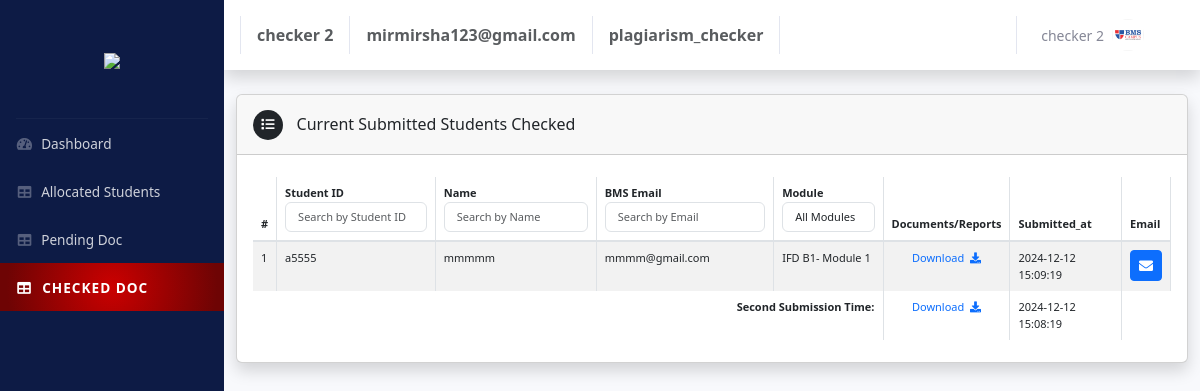
The page /checker/report_submitted_students_checked.php (signed in) on the database as committed earlier.
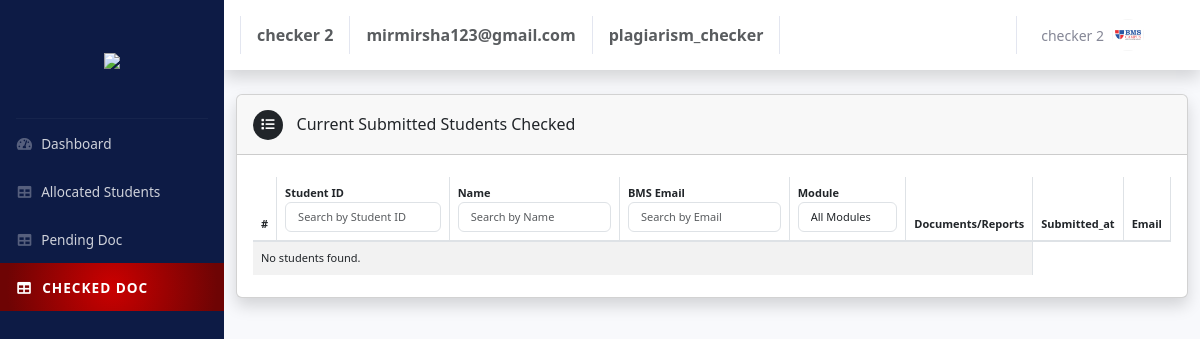
The same page on the database as committed later.
### tables this page shows
CREATE TABLE `student_submitted_form` (
  `id` int(11) NOT NULL,
  `student_id` varchar(255) NOT NULL,
  `date_of_birth` date NOT NULL,
  `name_full` varchar(255) NOT NULL,
  `bms_email` varchar(255) NOT NULL,
  `phone_number` varchar(20) NOT NULL,
  `program_id` varchar(50) NOT NULL,
  `batch_id` varchar(50) NOT NULL,
  `module_id` varchar(50) NOT NULL,
  `Documents` varchar(255) DEFAULT NULL,
  `Documents_1` varchar(255) DEFAULT NULL,
  `Documents_2` varchar(255) DEFAULT NULL,
  `doc_status` varchar(25) NOT NULL DEFAULT 'submitted',
  `attempt` int(10) NOT NULL,
  `submitted_at` datetime NOT NULL DEFAULT current_timestamp(),
  `submitted_at_2nd_time` datetime DEFAULT NULL,
  `submitted_at_3rd_time` datetime DEFAULT NULL,
  `checker_id` int(10) DEFAULT NULL,
  `checker_downlaoded_at` datetime DEFAULT NULL,
  `checked_status` varchar(30) NOT NULL DEFAULT 'pending'
);

CREATE TABLE `module_table` (
  `id` int(11) NOT NULL,
  `module_name` varchar(200) NOT NULL,
  `program_id` int(5) NOT NULL,
  `batch_id` int(11) NOT NULL,
  `deadline` date DEFAULT NULL
);

### checker/report_submitted_students_checked.php (the view, shortened to what the changed rows need)
<?php
include("../database/connection.php");
include("includes/header.php");
$checker_id = $_SESSION['id'];
$sql = "SELECT ssf.*, mt.module_name FROM student_submitted_form ssf INNER JOIN module_table mt ON ssf.module_id = mt.id WHERE ssf.checker_id = ? AND ssf.checked_status = 'checked'";
$stmt = $conn->prepare($sql);
$stmt->bind_param("s", $checker_id);
$stmt->execute();
$result = $stmt->get_result();
$students = $result->fetch_all(MYSQLI_ASSOC);
?>
<div id="wrapper">
    <?php include("nav.php"); ?>
    <div id="content-wrapper" class="d-flex flex-column">
        <div id="content">
            <link href="https://cdnjs.cloudflare.com/ajax/libs/font-awesome/5.15.4/css/all.min.css" rel="stylesheet">
            <div class="container-fluid">
                <div class="card shadow mb-4" style="font-size: 13px;">
                    <div class="card-body">
                        <div class="table-responsive">
                            <table class="table table-bordered table-striped" id="dataTable" style="font-size: 11px;" width="100%" cellspacing="0">
                                <thead>
                                    <tr>
                                        <th>#</th>
                                        <th>Student ID <input type="text" style="font-size: 11px;" class="form-control" id="searchStudentID" placeholder="Search by Student ID"></th>
                                        <th>Name <input type="text" id="searchName" style="font-size: 11px;" class="form-control" placeholder="Search by Name"></th>
                                        <th>BMS Email <input type="text" id="searchEmail" style="font-size: 11px;" class="form-control" placeholder="Search by Email"></th>
                                        <th>Module
                                            <select id="searchModule" style="font-size: 11px;" class="form-control">
                                                <option value="">All Modules</option>
                                            </select>
                                        </th>
                                        <th>Documents/Reports</th>
                                        <th>Submitted_at</th>
                                        <th>Email</th>
                                    </tr>
                                </thead>
                                <tbody>
                                    <?php
                                    if ($students) {
                                        $index = 1;
                                        foreach ($students as $student) {
                                            $rowClass = ($student['checked_status'] == 'checked') ? 'highlight-yellow' : '';
                                            echo '<tr class="' . $rowClass . '">';
                                            echo '<td>' . $index . '</td>';
                                            echo '<td>' . htmlspecialchars($student['student_id']) . '</td>';
                                            echo '<td>' . htmlspecialchars($student['name_full']) . '</td>';
                                            echo '<td>' . htmlspecialchars($student['bms_email']) . '</td>';
                                            echo '<td>' . htmlspecialchars($student['module_name']) . '</td>';
                                            if (!empty($student['Documents'])) {
                                                $document_path = $student['Documents'];
                                                echo '<td class="text-center"><a href="../uploads/documents/' . htmlspecialchars($document_path) . '" target="_blank" style="text-decoration:none;" class="download-link" data-id="' . $student['student_id'] . '">
                                                        Download &nbsp;<i class="fas fa-download"></i>
                                                        </a></td>';
                                            } else {
                                                echo '<td>No Document</td>';
                                            }
                                            echo '<td>' . htmlspecialchars($student['submitted_at']) . '</td>';
                                            echo '<td class="text-center"><a href="mailto:' . htmlspecialchars($student['bms_email']) . '?subject=Regarding Submission Report&body=Hello ' . htmlspecialchars($student['name_full']) . ',%0A%0AYour submission has been reviewed." class="btn btn-sm btn-primary" style="text-decoration:none;">
                                            <i class="fas fa-envelope"></i>
                                          </a></td>';
                                            echo '</tr>';
                                            if (!empty($student['submitted_at_2nd_time']) && !empty($student['Documents_1'])) {
                                                $document_path = $student['Documents_1'];
                                                echo '<tr>';
                                                echo '<td colspan="5" class="text-right"><strong>Second Submission Time:</strong> </td>';
                                                echo '<td class="text-center"><a href="../uploads/documents/' . htmlspecialchars($document_path) . '" target="_blank" style="text-decoration:none;" class="download-link" data-id="' . $student['student_id'] . '">
                                                        Download &nbsp;<i class="fas fa-download"></i>
                                                        </a></td>';
                                                echo '<td>' . htmlspecialchars($student['submitted_at_2nd_time']) . '</td>';
                                                echo '</tr>';
                                            }
                                            $index++;
                                        }
                                    } else {
                                        echo '<tr><td colspan="6">No students found.</td></tr>';
                                    }
                                    ?>
                                </tbody>
                            </table>
                        </div>
                    </div>
                </div>
            </div>
            <link rel="stylesheet" href="https://cdn.datatables.net/1.11.5/css/dataTables.bootstrap4.min.css">
        </div>
    </div>
</div>
</body>
</html>

Rows that differ between the two databases and show on the page:
removed student_submitted_form: student "a5555", name_full "mmmmm", bms_email "mmmm@gmail.com", module_table.module_name "IFD B1- Module 1", submitted_at "2024-12-12 15:09:19", submitted_at_2nd_time "2024-12-12 15:08:19"
Other text that changed with them:
text now shown: "No students found."
